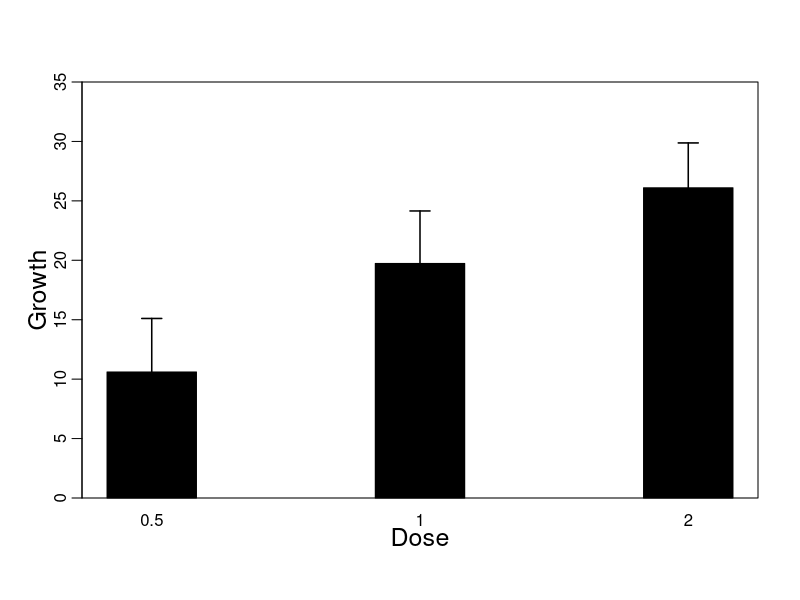

The R source for this figure:
data(ToothGrowth)
head(ToothGrowth)
tg.m <-tapply(ToothGrowth$len,ToothGrowth$dose,mean)
tg.sd <-tapply(ToothGrowth$len,ToothGrowth$dose,sd)
tg<-cbind(tg.m,tg.sd)
tg<-as.data.frame(tg)
tg$Dose <- c(0.5,1,2)
par(mgp=c(1.6,0.6,0))
bp<- barplot(tg.m,xlab = "Dose", ylab = "Growth", cex.lab = 1.5,ylim=c(0,35),space=2,col=1)
arrows(bp,tg.m,bp,tg.m+tg.sd,lwd=1.5,angle=90,length=0.1)
box()
